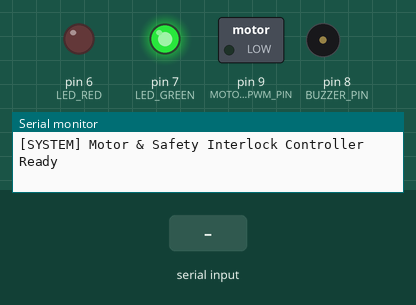
This sketch was run on a simulated Arduino Uno, built with avr-gcc and run on an emulated ATmega328P. Shown: switched loads named in the sketch (green lamp = pin HIGH), output pins drawn as LEDs (lit = HIGH), buzzer (waves = sounding), the last lines printed to the serial monitor. The inputs (shaded band) are chosen by the test bench.

Above: at 1.2 s.
1.3 s: "SPEED_LIMIT:\n" received over Serial
At 3.3 s:
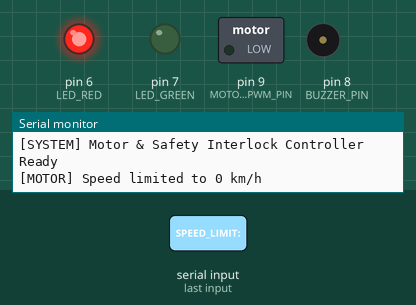
4.3 s: "STATUS:HELMET_ON\n" received over Serial
At 5.2 s:
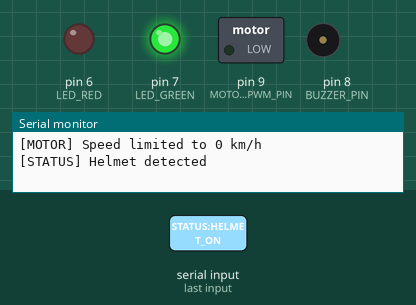
5.8 s: "SPEED_LIMIT:90\n" received over Serial
At 5.91 s:
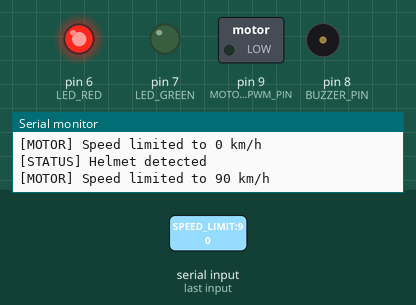
8.8 s: "SET_SPEED:90\n" received over Serial
At 10.8 s:
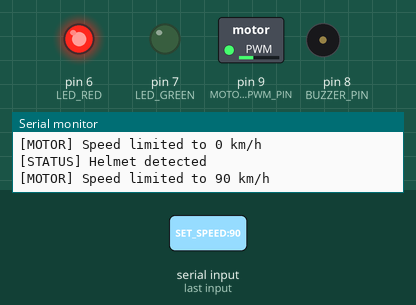
11.8 s: "STATUS:HELMET_ON\n" received over Serial
At 12.1 s:
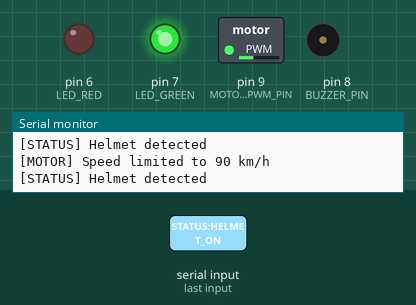
Timing chart, 0 to 14.3 s (numbered marks = the images above; inputs shaded):
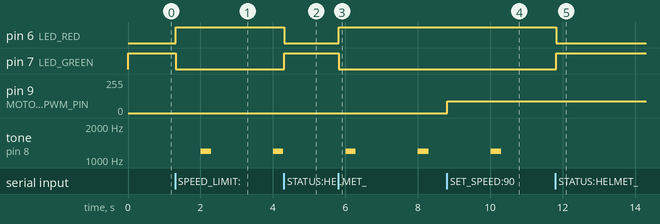

The sketch:

motor_controller.ino
```cpp
// =====================================================
// Helmet Detection - Motor & Safety Interlock Controller
// สำหรับ Arduino Uno / Nano / ESP32
// รองรับ: ควบคุมความเร็วมอเตอร์ + สัญญาณเตือน Buzzer + ไฟ LED เขียว/แดง
// =====================================================

// กำหนด Pin สำหรับควบคุมมอเตอร์และสัญญาณเตือน
const int MOTOR_PWM_PIN = 9;   // ขา PWM คุมสปีดมอเตอร์
const int BUZZER_PIN    = 8;   // ขา Buzzer สัญญาณเตือน
const int LED_GREEN     = 7;   // ขา LED เขียว (สวมหมวก / ปลอดภัย)
const int LED_RED       = 6;   // ขา LED แดง (ไม่สวมหมวก / อันตราย)

// ตัวแปรสถานะ
int maxSpeed = 255;            // PWM สูงสุด (0-255)
bool helmetDetected = true;    // สถานะหมวก
int currentSpeed = 0;          // ความเร็วปัจจุบัน

void setup() {
  // สื่อสารกับคอมพิวเตอร์ / Raspberry Pi ผ่าน USB Serial
  Serial.begin(9600);

  pinMode(MOTOR_PWM_PIN, OUTPUT);
  pinMode(BUZZER_PIN, OUTPUT);
  pinMode(LED_GREEN, OUTPUT);
  pinMode(LED_RED, OUTPUT);

  // เริ่มต้นสถานะพร้อมใช้งาน
  digitalWrite(LED_GREEN, HIGH);
  digitalWrite(LED_RED, LOW);
  analogWrite(MOTOR_PWM_PIN, maxSpeed);

  Serial.println("[SYSTEM] Motor & Safety Interlock Controller Ready");
}

void loop() {
  // 1. รับคำสั่งควบคุมจากคอมพิวเตอร์ / Raspberry Pi
  if (Serial.available() > 0) {
    String command = Serial.readStringUntil('\n');
    command.trim();
    processCommand(command);
  }

  // 2. ควบคุมความเร็วมอเตอร์ตามขีดจำกัด
  int limitedSpeed = map(currentSpeed, 0, 255, 0, maxSpeed);
  analogWrite(MOTOR_PWM_PIN, limitedSpeed);

  // 3. แสดงผล LED และเสียงเตือน
  if (helmetDetected) {
    digitalWrite(LED_GREEN, HIGH);
    digitalWrite(LED_RED, LOW);
  } else {
    digitalWrite(LED_GREEN, LOW);
    digitalWrite(LED_RED, HIGH);

    // เสียง Buzzer เตือนเป็นจังหวะทุกๆ 2 วินาที
    if (millis() % 2000 < 150) {
      tone(BUZZER_PIN, 1200, 150);
    }
  }

  delay(10);
}

// ประมวลผลคำสั่งจากคอมพิวเตอร์
void processCommand(String cmd) {
  if (cmd.startsWith("SPEED_LIMIT:")) {
    String value = cmd.substring(12);

    if (value == "NONE") {
      maxSpeed = 255; // ความเร็วเต็มพิกัด
      helmetDetected = true;
      Serial.println("[MOTOR] Speed limit removed");
    } else {
      int limitKmh = value.toInt();
      // แปลงความเร็ว km/h เป็นค่า PWM (0-255) โดยสมมุติความเร็วสูงสุด 60 km/h
      maxSpeed = map(constrain(limitKmh, 0, 60), 0, 60, 0, 255);
      helmetDetected = false;
      Serial.print("[MOTOR] Speed limited to ");
      Serial.print(limitKmh);
      Serial.println(" km/h");
    }
  } else if (cmd == "STATUS:HELMET_ON") {
    helmetDetected = true;
    Serial.println("[STATUS] Helmet detected");
  } else if (cmd == "STATUS:NO_HELMET") {
    helmetDetected = false;
    Serial.println("[STATUS] No helmet - Warning active");
  } else if (cmd.startsWith("SET_SPEED:")) {
    currentSpeed = cmd.substring(10).toInt();
    currentSpeed = constrain(currentSpeed, 0, 255);
  }
}
```

Measured:
- after the input at 1.3 s, pin 6 (LED_RED): LOW → HIGH at once; pin 7 (LED_GREEN): HIGH → LOW at once; tone on pin 8 (BUZZER_PIN): alternates 1200 Hz for 0.29 s and silent for 1.7 s, starting after 0.70 s
- after the input at 4.3 s, pin 6 (LED_RED): HIGH → LOW at once; pin 7 (LED_GREEN): LOW → HIGH at once
- after the input at 5.8 s, pin 6 (LED_RED): LOW → HIGH at once; pin 7 (LED_GREEN): HIGH → LOW at once; tone on pin 8 (BUZZER_PIN): alternates 1200 Hz for 0.29 s and silent for 1.7 s, starting after 0.21 s
- after the input at 8.8 s, pin 9 (MOTOR_PWM_PIN): 0/255 → 90/255 at once
- after the input at 11.8 s, pin 6 (LED_RED): HIGH → LOW at once; pin 7 (LED_GREEN): LOW → HIGH at once; tone on pin 8 (BUZZER_PIN): stops changing and stays silent
